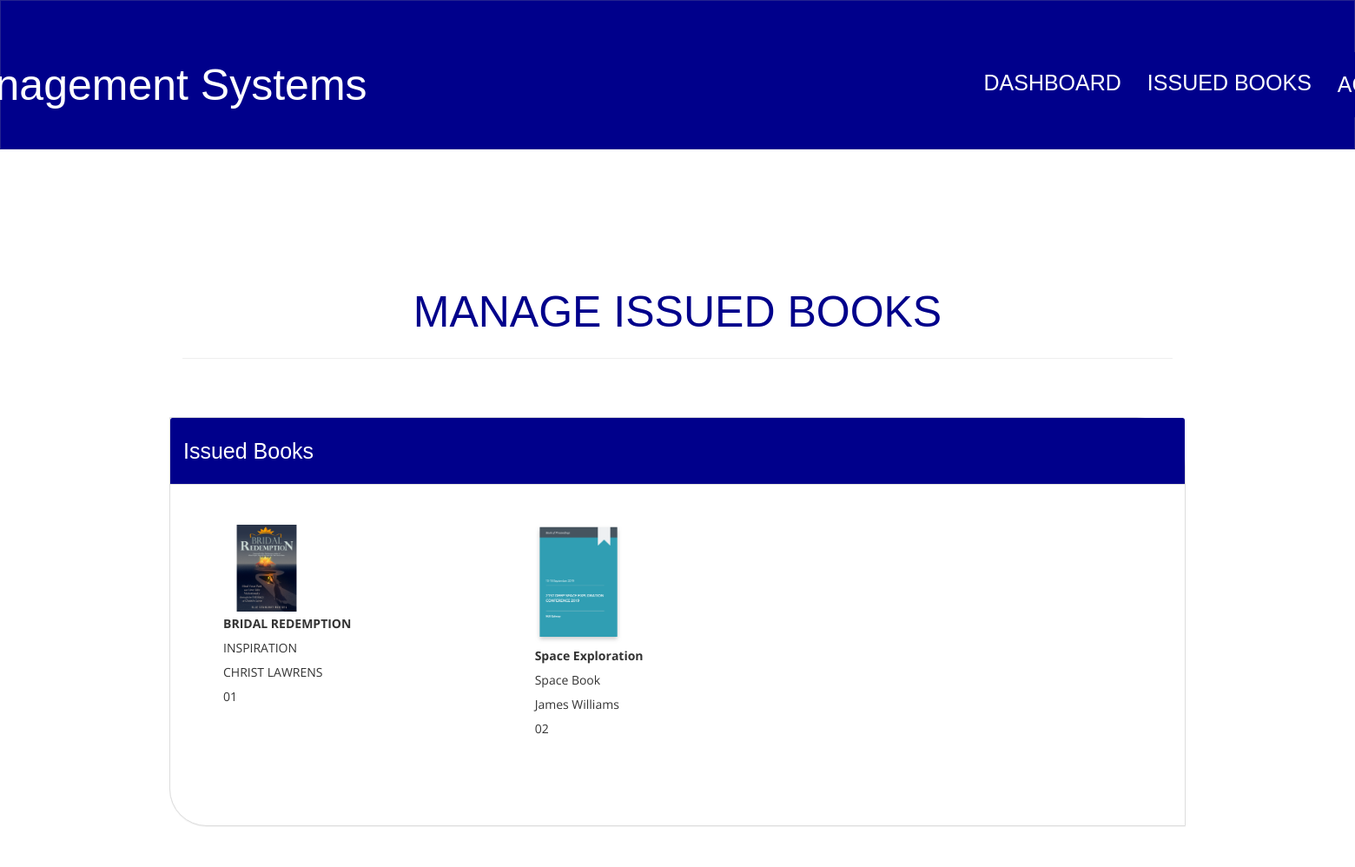
Screenshot of /listed-books.php (signed in) with the database file from the repository.
### tables this page shows
CREATE TABLE `tblbooks` (
  `id` int(11) NOT NULL,
  `BookName` varchar(255) DEFAULT NULL,
  `CatId` int(11) DEFAULT NULL,
  `AuthorId` int(11) DEFAULT NULL,
  `ISBNNumber` varchar(25) DEFAULT NULL,
  `BookPrice` decimal(10,2) DEFAULT NULL,
  `bookImage` varchar(250) NOT NULL,
  `isIssued` int(1) DEFAULT NULL,
  `RegDate` timestamp NULL DEFAULT current_timestamp(),
  `UpdationDate` timestamp NULL DEFAULT NULL ON UPDATE current_timestamp()
);

CREATE TABLE `tblcategory` (
  `id` int(11) NOT NULL,
  `CategoryName` varchar(150) DEFAULT NULL,
  `Status` int(1) DEFAULT NULL,
  `CreationDate` timestamp NULL DEFAULT current_timestamp(),
  `UpdationDate` timestamp NULL DEFAULT '0000-00-00 00:00:00' ON UPDATE current_timestamp()
);

CREATE TABLE `tblauthors` (
  `id` int(11) NOT NULL,
  `AuthorName` varchar(159) DEFAULT NULL,
  `creationDate` timestamp NULL DEFAULT current_timestamp(),
  `UpdationDate` timestamp NULL DEFAULT NULL ON UPDATE current_timestamp()
);

### listed-books.php (the view, shortened to what this page needs)
<?php
include('includes/config.php');
if(strlen($_SESSION['login'])==0)
    {
header('location:index.php');
}
else{
    ?>
<!DOCTYPE html>
<html xmlns="http://www.w3.org/1999/xhtml">
<head>
    <link href="assets/css/bootstrap.css" rel="stylesheet" />
    <link href="assets/css/font-awesome.css" rel="stylesheet" />
    <link href="assets/js/dataTables/dataTables.bootstrap.css" rel="stylesheet" />
    <link href="assets/css/style.css" rel="stylesheet" />
</head>
<body>
<?php include('includes/header.php');?>
    <div class="content-wrapper">
         <div class="container">
        <div class="row pad-botm">
            <div class="col-md-12">
                <h4 class="header-line">Manage Issued Books</h4>
    </div>
            <div class="row">
                <div class="col-md-12">
                    <div class="panel panel-default">
                        <div class="panel-heading">
                          Issued Books
                        </div>
                        <div class="panel-body">
<?php $sql = "SELECT tblbooks.BookName,tblcategory.CategoryName,tblauthors.AuthorName,tblbooks.ISBNNumber,tblbooks.BookPrice,tblbooks.id as bookid,tblbooks.bookImage,tblbooks.isIssued from  tblbooks join tblcategory on tblcategory.id=tblbooks.CatId join tblauthors on tblauthors.id=tblbooks.AuthorId";
$query = $dbh -> prepare($sql);
$query->execute();
$results=$query->fetchAll(PDO::FETCH_OBJ);
$cnt=1;
if($query->rowCount() > 0)
{
foreach($results as $result)
{               ?>
<div class="col-md-4" style="float:left; height:300px;">
<img src="admin/bookimg/<?php echo htmlentities($result->bookImage);?>" width="100">
                                                <br /><b><?php echo htmlentities($result->BookName);?></b><br />
                                                <?php echo htmlentities($result->CategoryName);?><br />
                                            <?php echo htmlentities($result->AuthorName);?><br />
                                            <?php echo htmlentities($result->ISBNNumber);?><br />
                            </div>
                                <?php $cnt=$cnt+1;}} ?>
                        </div>
                    </div>
                </div>
            </div>
    </div>
    </div>
    </div>
</body>
</html>
<?php } ?>

### assets/css/style.css (style rules this page uses)
.content-wrapper { margin-top: 121px; min-height:800px; padding-bottom:90px; }
.header-line { font-family: Impact, Haettenschweiler, 'Arial Narrow Bold', sans-serif; color: darkblue; font-size: 50px; padding-bottom:25px; border-bottom:1px solid #eeeeee; text-transform:uppercase; text-align: center; }
.pad-botm { padding-bottom: -30%; }

### rows the page displays
tblbooks: bookImage (picture), BookName "BRIDAL REDEMPTION", tblcategory.CategoryName "INSPIRATION", AuthorId.AuthorName "CHRIST LAWRENS", ISBNNumber "01"
tblbooks: bookImage (picture), BookName "Space Exploration", tblcategory.CategoryName "Space Book", AuthorId.AuthorName "James Williams", ISBNNumber "02"
